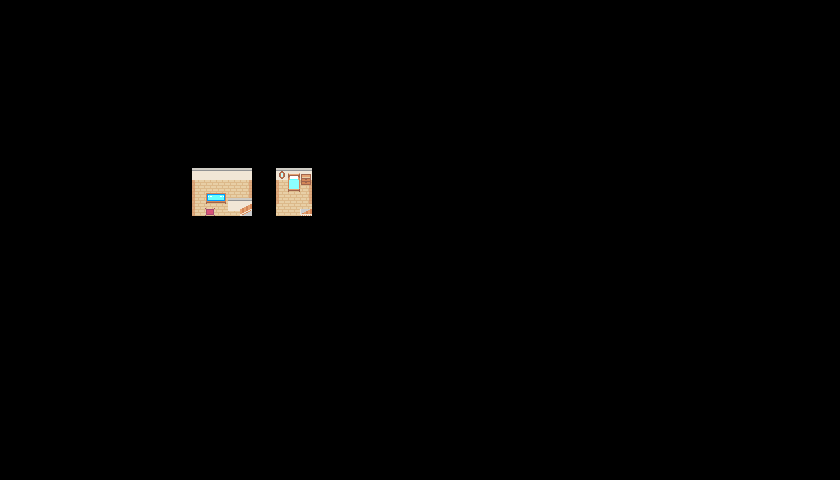

Tiled map render using the project's own tile images. Description and the map definition, with tile-layer contents summarised, below:
An orthogonal 70x40 tile map with 12x12 px tiles, 3 tile layers (Tile Layer 2, Tile Layer 3, Tile Layer 1).

<map version="1.10" tiledversion="1.10.2" orientation="orthogonal" renderorder="right-down" width="70" height="40" tilewidth="12" tileheight="12" infinite="0" nextlayerid="4" nextobjectid="1">
 <tileset firstgid="1" source="InteriorTileset.tsx" />
 <layer id="2" name="Tile Layer 2" width="70" height="40">
  <data>[2800 cells, 33 non-empty, 3 distinct tile ids]</data>
 </layer>
 <layer id="3" name="Tile Layer 3" width="70" height="40">
  <data>[2800 cells, 25 non-empty, 9 distinct tile ids]</data>
 </layer>
 <layer id="1" name="Tile Layer 1" width="70" height="40">
  <data>[2800 cells, 17 non-empty, 14 distinct tile ids]</data>
 </layer>
</map>
